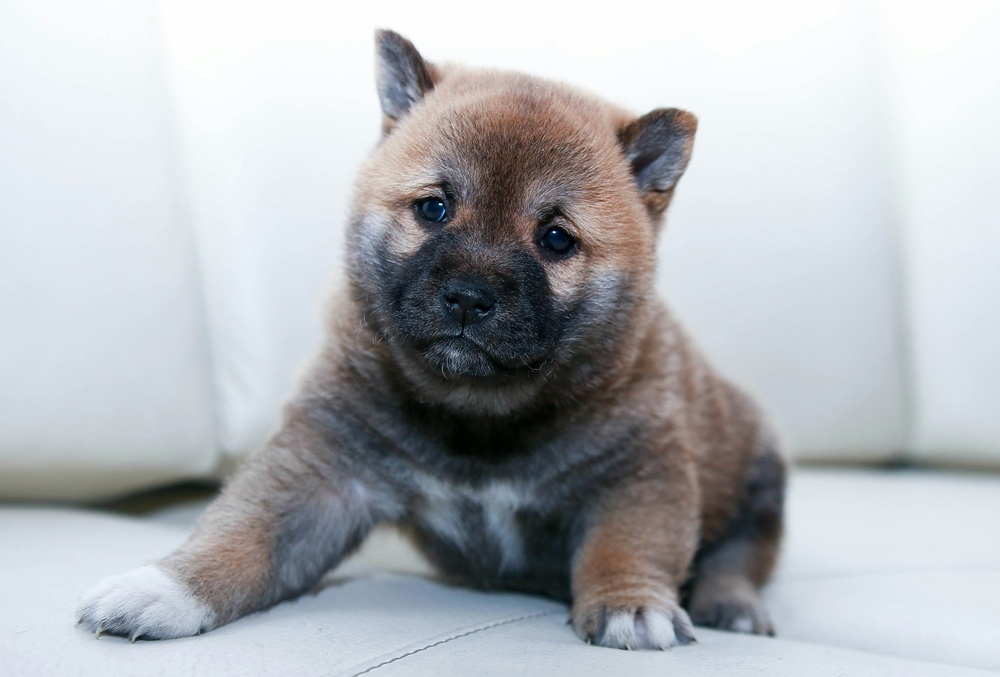
#> input picture unit-1/lesson-3/image-2.jpg, 1000 x 677 px, shrunk from 4613 x 3121 before the run
$ python assignment3pt2.py image-2.jpg 5
#> lines starting #> are read from the running program, lines starting #| are printed output that depends on the picture
## 2)
import sys
from PIL import Image

if len(sys.argv) != 3:
    exit("This command requires two arguments: the name of an image file")

## this order is right dont change
img = Image.open( sys.argv[1] )
#> img is the input picture: PIL image 1000x677 RGB; mean R, G, B 177.4, 180.6, 184.7
rotated_img = img.rotate( int(sys.argv[2]) )
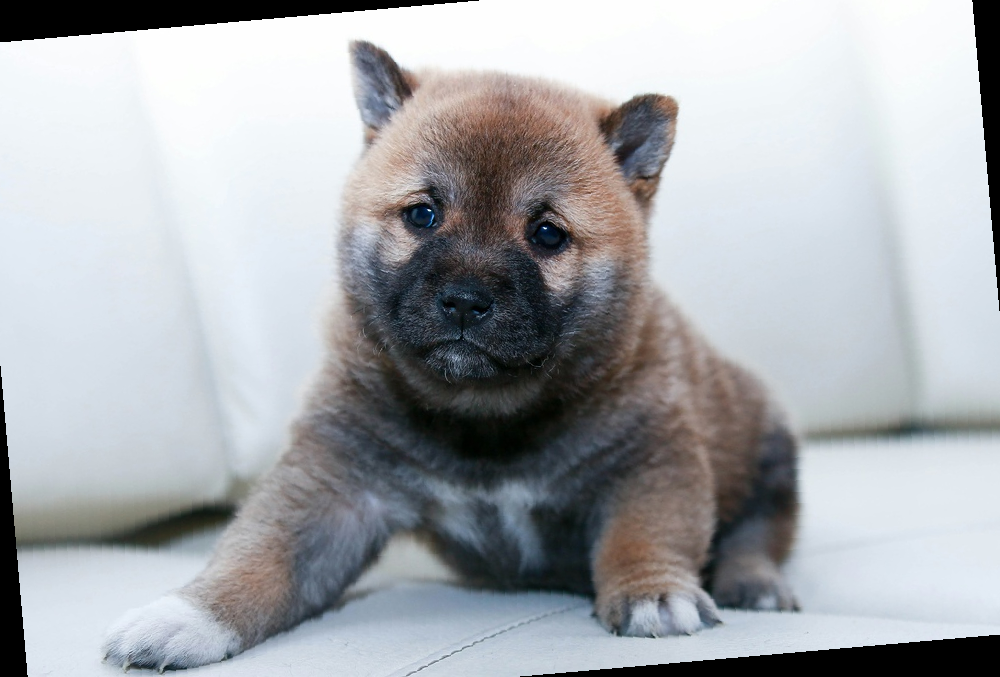
#> rotated_img: PIL image 1000x677 RGB; mean R, G, B 167.4, 170.3, 174.2

rotated_img.save("rotated-" + sys.argv[1])
print("You typed the filename: " + sys.argv[1] )
print("This is a " + img.format)
#| This is a JPEG
print(img.format_description)
#| JPEG (ISO 10918)
print("Size: " + str(img.size) )
#| Size: (1000, 677)
